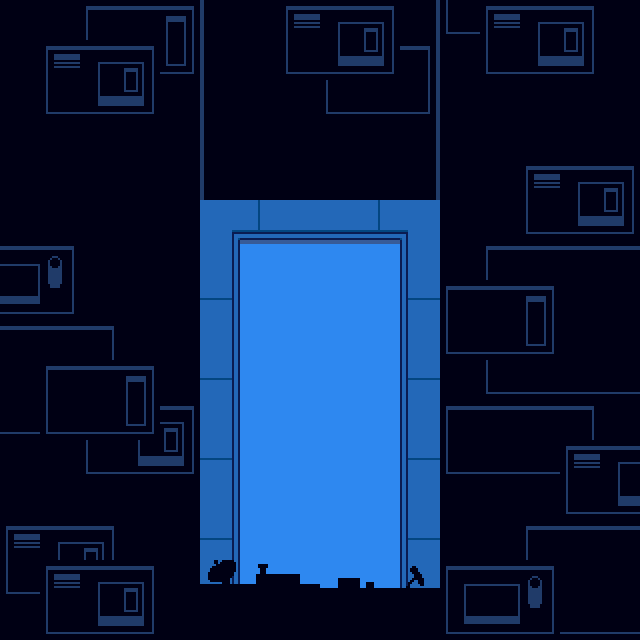

Rendered tile map (Tiled .tmx) drawn with the repository's tilesets; below, a short description and the full map source, tile grids included:
An orthogonal 16x16 tile map with 40x40 px tiles, 2 tile layers (Tile Layer 1, Tile Layer 2), 2 tilesets and 9 objects (2x transition, elevatordoor, entry_elevator, south).

<map version="1.9" tiledversion="1.9.0" orientation="orthogonal" renderorder="right-down" width="16" height="16" tilewidth="40" tileheight="40" infinite="0" nextlayerid="7" nextobjectid="21">
 <editorsettings>
  <export target="pre_elevator.lua" format="lua" />
 </editorsettings>
 <properties>
  <property name="border" value="city" />
  <property name="music" value="cybercity_transition" />
 </properties>
 <tileset firstgid="1" source="../../tilesets/street_edges.tsx" />
 <tileset firstgid="209" source="../../tilesets/dw_city_street.tsx" />
 <layer id="1" name="Tile Layer 1" width="16" height="16">
  <data encoding="csv">
132,132,27,28,29,30,132,37,38,39,44,40,37,38,39,132,
132,37,38,39,42,30,132,50,51,52,23,132,50,51,52,132,
132,50,51,52,132,30,132,132,118,35,36,132,132,132,132,132,
132,132,132,132,132,43,132,132,132,132,44,132,132,132,132,132,
132,132,132,132,132,43,132,132,132,132,44,132,132,37,38,39,
132,132,132,132,132,69,72,71,71,72,75,132,132,50,51,52,
116,117,132,132,132,82,268,268,268,268,88,132,105,106,106,106,
129,130,132,132,132,95,150,150,150,150,101,27,28,29,132,132,
132,132,132,132,132,82,150,150,150,150,88,40,41,42,132,132,
132,132,132,132,132,95,150,150,150,150,101,54,118,119,119,119,
132,132,37,38,39,82,150,150,150,150,88,105,106,106,107,54,
132,132,50,51,52,95,150,150,150,150,101,118,119,119,37,38,
132,132,132,132,132,82,150,150,150,150,88,132,132,132,50,51,
37,38,39,132,132,95,150,150,150,150,101,132,132,105,106,106,
50,37,38,39,132,82,150,150,150,150,88,115,116,117,132,132,
132,50,51,52,132,95,150,150,150,150,101,128,129,130,119,119
</data>
 </layer>
 <objectgroup color="#0000ff" id="3" name="collision">
  <object id="1" x="160" y="200" width="40" height="440" />
  <object id="2" x="440" y="200" width="40" height="440" />
  <object id="15" x="200" y="160" width="80" height="40" />
  <object id="16" x="360" y="160" width="80" height="40" />
 </objectgroup>
 <objectgroup color="#ffff00" id="6" name="objects_elevator">
  <object id="17" name="elevatordoor" x="260" y="160" width="120" height="40">
   <properties>
    <property name="double_doors" value="true" />
    <property name="type" value="cyber" />
   </properties>
  </object>
 </objectgroup>
 <objectgroup color="#ff00ff" id="4" name="objects">
  <object id="13" name="transition" x="280" y="140" width="80" height="40">
   <properties>
    <property name="map" value="hub_elevator" />
    <property name="marker" value="entry" />
   </properties>
  </object>
  <object id="20" name="transition" x="200" y="640" width="240" height="40">
   <properties>
    <property name="map" value="floorcyber/street_1" />
    <property name="marker" value="elevator" />
   </properties>
  </object>
 </objectgroup>
 <objectgroup color="#7f00ff" id="5" name="markers">
  <object id="18" name="entry_elevator" x="320" y="250">
   <point />
  </object>
  <object id="19" name="south" x="320" y="590">
   <point />
  </object>
 </objectgroup>
 <layer id="2" name="Tile Layer 2" width="16" height="16">
  <data encoding="csv">
0,0,0,0,0,0,0,0,0,0,0,0,0,0,0,0,
0,0,0,0,0,0,0,0,0,0,0,0,0,0,0,0,
0,0,0,0,0,0,0,0,0,0,0,0,0,0,0,0,
0,0,0,0,0,0,0,0,0,0,0,0,0,0,0,0,
0,0,0,0,0,0,0,0,0,0,0,0,0,0,0,0,
0,0,0,0,0,0,0,0,0,0,0,0,0,0,0,0,
0,0,0,0,0,0,0,0,0,0,0,0,0,0,0,0,
0,0,0,0,0,0,0,0,0,0,0,0,0,0,0,0,
106,106,107,0,0,0,0,0,0,0,0,0,0,0,0,0,
0,27,28,29,0,0,0,0,0,0,0,0,0,0,0,0,
35,40,41,42,0,0,0,0,0,0,0,0,0,0,0,0,
0,0,0,0,0,0,0,0,0,0,0,0,0,0,0,0,
0,0,0,0,0,0,0,0,0,0,0,0,0,0,0,0,
0,0,0,0,0,0,0,0,0,0,0,0,0,0,0,0,
0,0,0,0,0,205,206,207,201,202,203,0,0,0,0,0,
0,0,0,0,0,132,132,132,132,132,132,0,0,0,0,0
</data>
 </layer>
</map>
